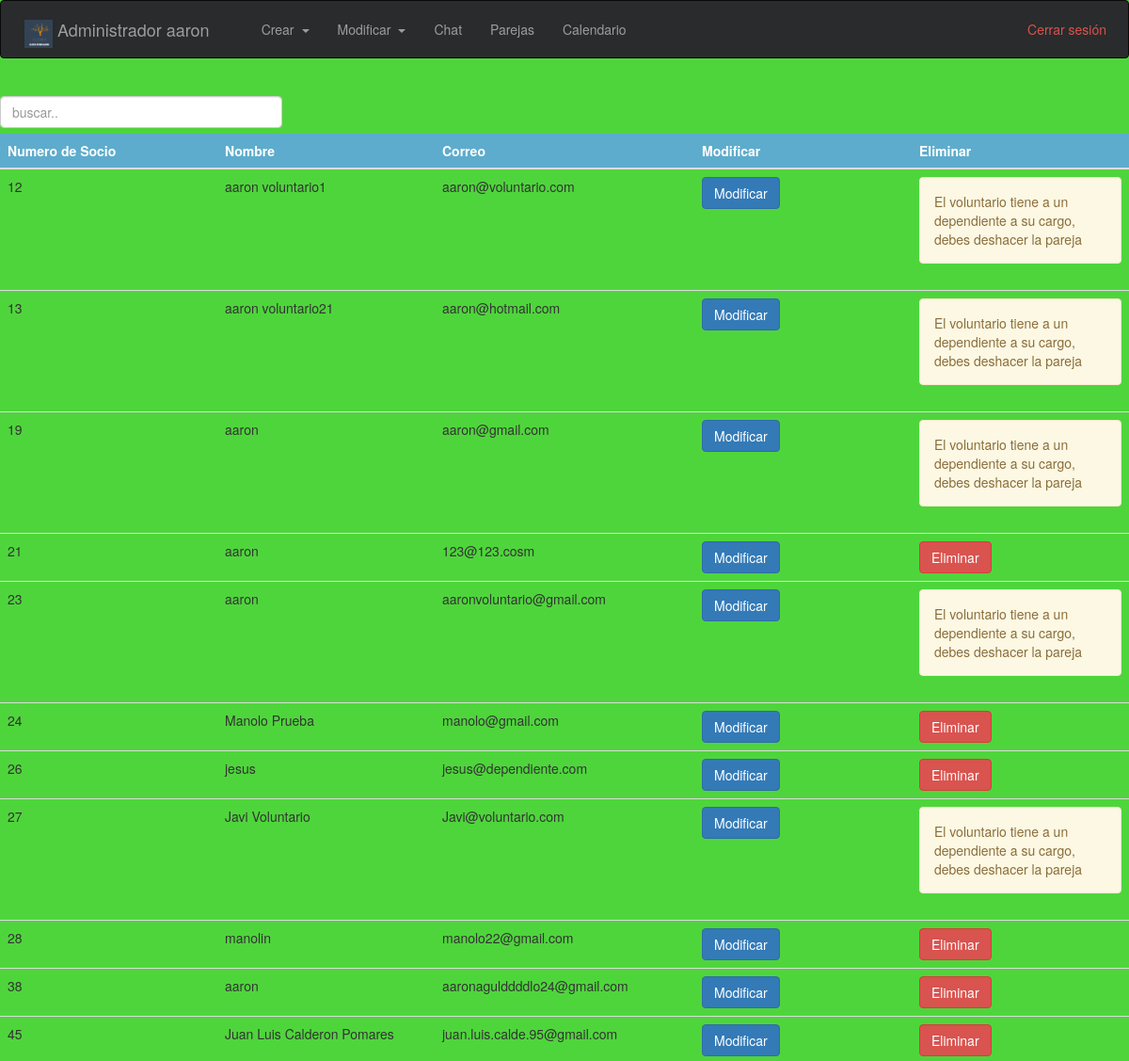
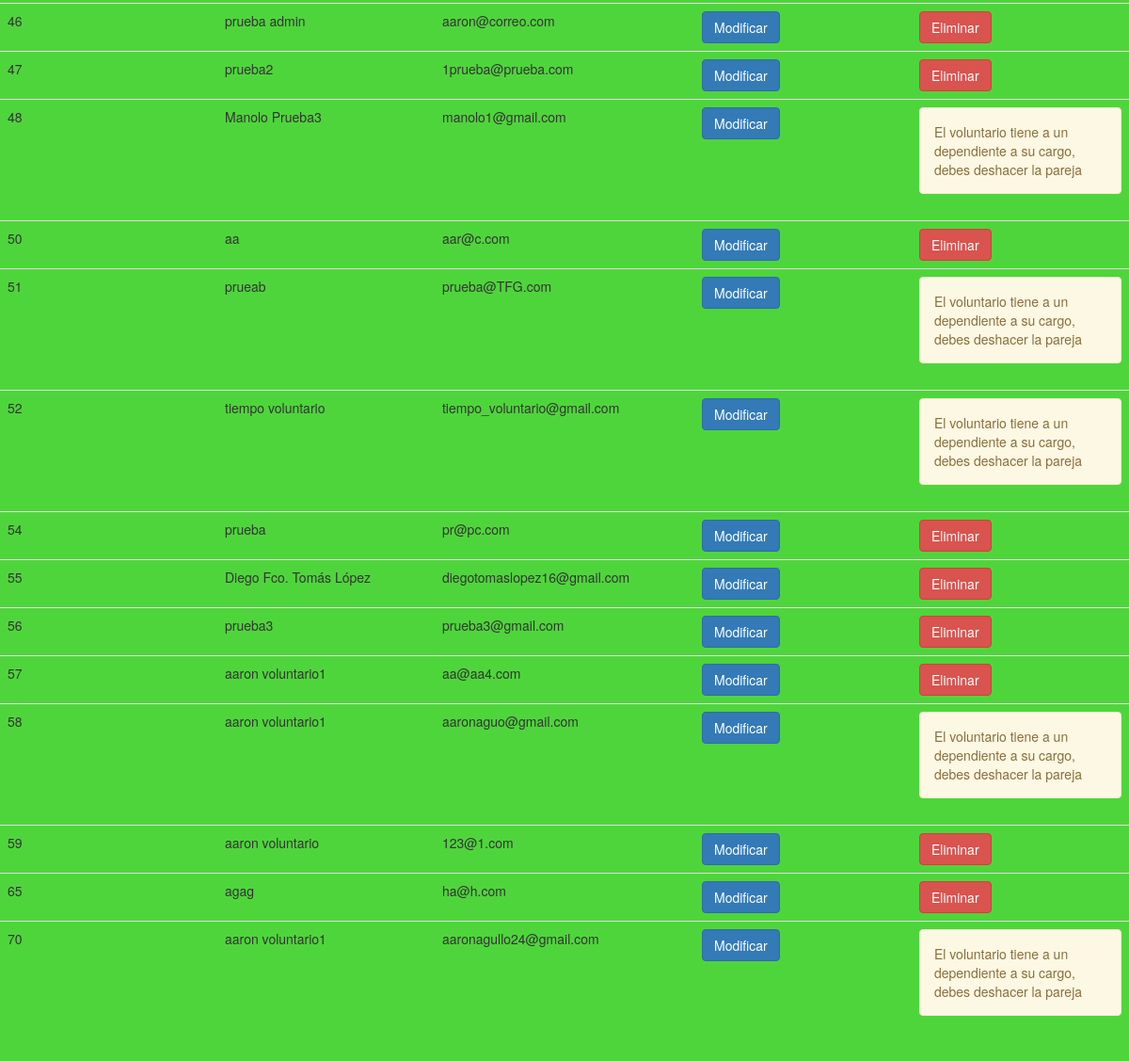
Screenshot of /modificar_voluntario.php (signed in) with the database file from the repository (2 pictures, top to bottom).
### tables this page shows
CREATE TABLE `voluntario` (
  `Nombre` varchar(100) NOT NULL,
  `Titulacion` varchar(100) NOT NULL,
  `Numero_socio` int(100) NOT NULL,
  `Password` varchar(11) DEFAULT NULL,
  `Correo` varchar(50) NOT NULL,
  `descripcion` varchar(5000) NOT NULL,
  `experiencia` varchar(500) NOT NULL
);

### modificar_voluntario.php (the view, shortened to what this page needs)
<?php
include_once "cabecera.php";
$conexion = conectar();
?>
<!DOCTYPE html>
<html lang="es">
<head>
    <link rel="stylesheet" href="css/bootstrap.css">
    <link rel="stylesheet" href="http://maxcdn.bootstrapcdn.com/bootstrap/3.3.6/css/bootstrap.min.css">
</head>
<body style="background-color: #4FD53C;">
    <br>
    <?php
    function esBoraable($id, $conexion)
    {
        $sql = "SELECT * FROM parejas WHERE id_voluntario=:id_voluntario;";
        $consulta = $conexion->prepare($sql);
        $consulta->execute([":id_voluntario" => $id]);
        if ($consulta->rowCount() < 1) {
            return true;
        } else {
            return false;
        }
    }
    $sql = "SELECT * FROM voluntario";
    $consulta = $conexion->prepare($sql);
    $consulta->execute();
    ?>
    <input class="form-control col-md-3 light-table-filter" data-table="order-table" type="text" placeholder="buscar..">
    <br>
    <br>
    <table class="table table-hover order-table" id="tabla">
        <thead class="thead-dark">
            <tr>
                <th style="width:180px; background-color: #5DACCD; color:#fff">Numero de Socio</th>
                <th style="width:180px; background-color: #5DACCD; color:#fff">Nombre</th>
                <th style="width:180px; background-color: #5DACCD; color:#fff">Correo</th>
                <th style="width:180px; background-color: #5DACCD; color:#fff">Modificar</th>
                <th style="width:180px; background-color: #5DACCD; color:#fff">Eliminar</th>
            </tr>
        </thead>
        <tbody>
            <?php
            while ($voluntario = $consulta->fetch(PDO::FETCH_OBJ)) {
            ?>
                <tr>
                    <td><?php echo $voluntario->Numero_socio ?></td>
                    <td><?php echo $voluntario->Nombre ?></td>
                    <td><?php echo $voluntario->Correo ?></td>
                    <td>
                        <form action="modificar_voluntarios_admin.php" method="post">
                            <input type="submit" class="btn btn-primary" value="Modificar">
                        </form>
                    </td>
                    <td>
                        <?php
                        if (esBoraable($voluntario->Numero_socio, $conexion) == true) {
                        ?>
                            <form action="eliminar_voluntario.php" method="post">
                                <input type="submit" class="btn btn-danger" value="Eliminar">
                            </form>
                        <?php
                        } else {
                        ?>
                            <div class="alert alert-warning alert-dismissable">
                                El voluntario tiene a un dependiente a su cargo, debes deshacer la pareja
                            </div>
                        <?php
                        }
                        ?>
                    </td>
                <?php } ?>
                </tr>
        </tbody>
    </table>
</body>
</html>

### rows the page displays
voluntario: Numero_socio "12", Nombre "aaron voluntario1", Correo "aaron@voluntario.com", shows "El voluntario tiene a un dependiente a su cargo, debes deshacer la pareja"
voluntario: Numero_socio "13", Nombre "aaron voluntario21", Correo "aaron@hotmail.com", shows "El voluntario tiene a un dependiente a su cargo, debes deshacer la pareja"
voluntario: Numero_socio "19", Nombre "aaron", Correo "aaron@gmail.com", shows "El voluntario tiene a un dependiente a su cargo, debes deshacer la pareja"
voluntario: Numero_socio "21", Nombre "aaron", Correo "123@123.cosm"
voluntario: Numero_socio "23", Nombre "aaron", Correo "aaronvoluntario@gmail.com", shows "El voluntario tiene a un dependiente a su cargo, debes deshacer la pareja"
voluntario: Numero_socio "24", Nombre "Manolo Prueba", Correo "manolo@gmail.com"
voluntario: Numero_socio "26", Nombre "jesus", Correo "jesus@dependiente.com"
voluntario: Numero_socio "27", Nombre "Javi Voluntario", Correo "Javi@voluntario.com", shows "El voluntario tiene a un dependiente a su cargo, debes deshacer la pareja"
voluntario: Numero_socio "28", Nombre "manolin", Correo "manolo22@gmail.com"
voluntario: Numero_socio "38", Nombre "aaron", Correo "aaronagulddddlo24@gmail.com"
voluntario: Numero_socio "45", Nombre "Juan Luis Calderon Pomares", Correo "juan.luis.calde.95@gmail.com"
voluntario: Numero_socio "46", Nombre "prueba admin", Correo "aaron@correo.com"
voluntario: Numero_socio "47", Nombre "prueba2", Correo "1prueba@prueba.com"
voluntario: Numero_socio "48", Nombre "Manolo Prueba3", Correo "manolo1@gmail.com", shows "El voluntario tiene a un dependiente a su cargo, debes deshacer la pareja"
voluntario: Numero_socio "50", Nombre "aa", Correo "aar@c.com"
voluntario: Numero_socio "51", Nombre "prueab", Correo "prueba@TFG.com", shows "El voluntario tiene a un dependiente a su cargo, debes deshacer la pareja"
voluntario: Numero_socio "52", Nombre "tiempo voluntario", Correo "tiempo_voluntario@gmail.com", shows "El voluntario tiene a un dependiente a su cargo, debes deshacer la pareja"
voluntario: Numero_socio "54", Nombre "prueba", Correo "pr@pc.com"
voluntario: Numero_socio "55", Nombre "Diego Fco. Tomás López", Correo "diegotomaslopez16@gmail.com"
voluntario: Numero_socio "56", Nombre "prueba3", Correo "prueba3@gmail.com"
voluntario: Numero_socio "57", Nombre "aaron voluntario1", Correo "aa@aa4.com"
voluntario: Numero_socio "58", Nombre "aaron voluntario1", Correo "aaronaguo@gmail.com", shows "El voluntario tiene a un dependiente a su cargo, debes deshacer la pareja"
voluntario: Numero_socio "59", Nombre "aaron voluntario", Correo "123@1.com"
voluntario: Numero_socio "65", Nombre "agag", Correo "ha@h.com"
voluntario: Numero_socio "70", Nombre "aaron voluntario1", Correo "aaronagullo24@gmail.com", shows "El voluntario tiene a un dependiente a su cargo, debes deshacer la pareja"

### other values shown
$administrador->nombre "aaron"
